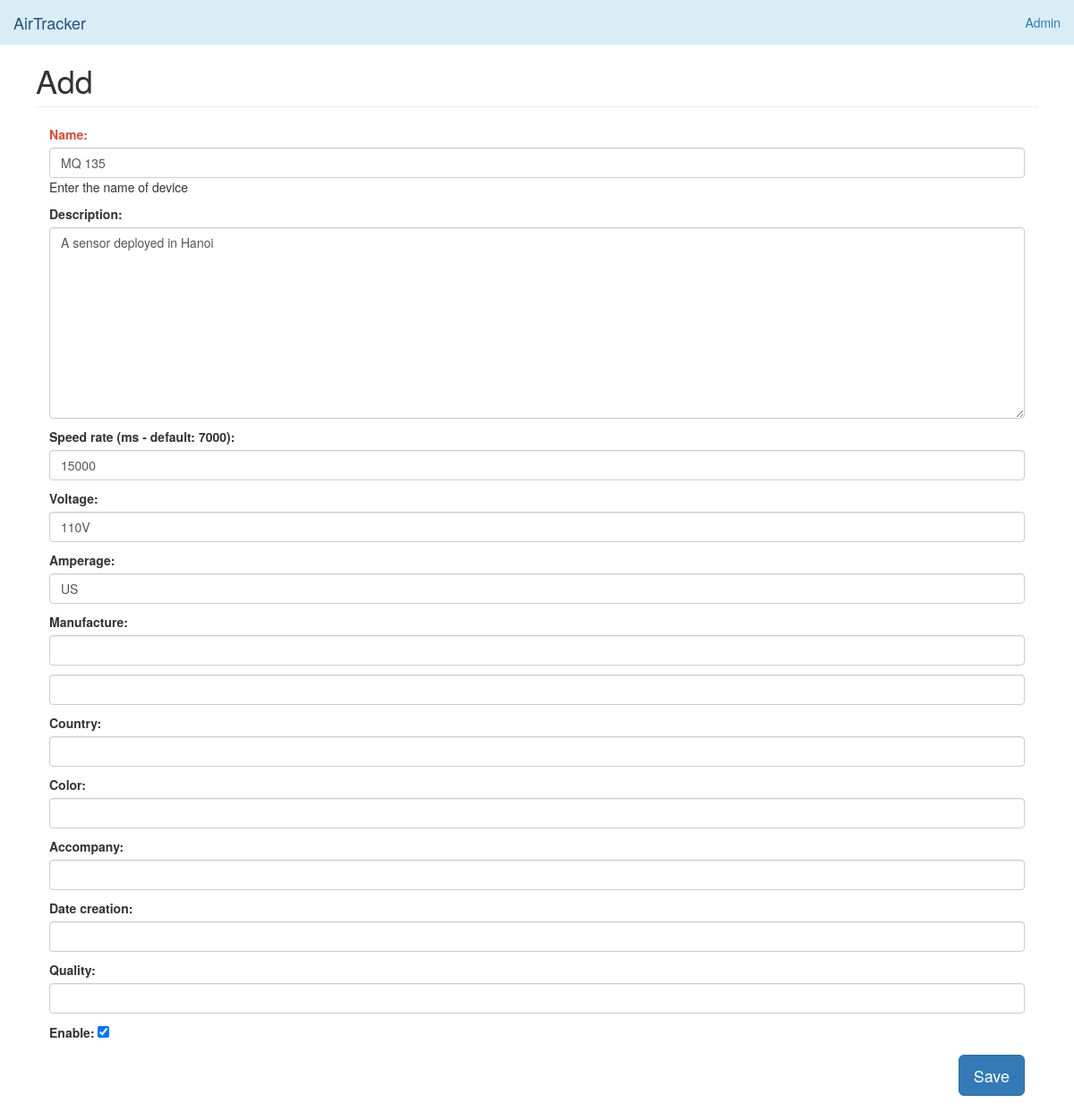
The app's page /en/device/edit/5/ (signed in) with its own data.
### devices/models.py (models this page shows, shortened)
class Device(models.Model):
    name = models.CharField(_('Name'), max_length=60, help_text=_('Enter the name of device'))
    field_1 = models.CharField(_('Speed rate (ms - default: 7000)'), max_length=20, null=True, blank=True)
    field_id_1 = models.CharField(_('Field ID 1'), max_length=30, null=True, blank=True)
    field_2 = models.CharField(_('Voltage'), max_length=20, null=True, blank=True)
    field_id_2 = models.CharField(_('Field ID 2'), max_length=30, null=True, blank=True)
    field_3 = models.CharField(_('Amperage'), max_length=20, null=True, blank=True)
    field_id_3 = models.CharField(_('Field ID 3'), max_length=30, null=True, blank=True)
    field_4 = models.CharField(_('Manufacture'), max_length=20, null=True, blank=True)
    field_id_4 = models.CharField(_('Field ID 4'), max_length=30, null=True, blank=True)
    field_5 = models.CharField(_(''), max_length=20, null=True, blank=True)
    field_id_5 = models.CharField(_('Field ID 5'), max_length=30, null=True, blank=True)
    field_6 = models.CharField(_('Country'), max_length=20, null=True, blank=True)
    field_id_6 = models.CharField(_('Field ID 6'), max_length=30, null=True, blank=True)
    field_7 = models.CharField(_('Color'), max_length=20, null=True, blank=True)
    field_id_7 = models.CharField(_('Field ID 7'), max_length=30, null=True, blank=True)
    field_8 = models.CharField(_('Accompany'), max_length=20, null=True, blank=True)
    field_id_8 = models.CharField(_('Field ID 8'), max_length=30, null=True, blank=True)
    field_9 = models.CharField(_('Date creation'), max_length=20, null=True, blank=True)
    field_id_9 = models.CharField(_('Field ID 9'), max_length=30, null=True, blank=True)
    field_10 = models.CharField(_('Quality'), max_length=20, null=True, blank=True)
    field_id_10 = models.CharField(_('Field ID 10'), max_length=30, null=True, blank=True)
    api_key = models.CharField(_('Api key'), max_length=200)  # api key
    description = models.TextField(_('Description'), blank=True, max_length=255)
    enable = models.BooleanField(_('Enable'), default=True)
    remote_address = models.CharField(_('Ip adress'), max_length=255)
    pub_date = models.DateTimeField(_('Date'), auto_now=True)
    class Meta:
        ordering = ['-pub_date']

### devices/views.py (the view, shortened to what this page needs)
# urls.py: path('device/edit/<str:id>/', devices.device_edit, name='device_edit'),
@login_required(login_url=LOGIN_URL)
def device_edit(request, id):
    val = get_object_or_404(Device, id=id)
    form = DeviceForm(request.POST or None, request.FILES or None, instance=val)
    return render(request, "back/add.html", locals())

### devices/forms.py
class DeviceForm(ModelForm):
    required_css_class = 'required'
    class Meta:
        model = Device
        fields = [
            'name',
            'description',
            'field_1',
            'field_2',
            'field_3',
            'field_4',
            'field_5',
            'field_6',
            'field_7',
            'field_8',
            'field_9',
            'field_10',
            'enable',
        ]
    def __init__(self, *args, **kwargs):
        super(DeviceForm, self).__init__(*args, **kwargs)
        for i in self.fields:
            if i not in ['enable']:
                self.fields[i].widget.attrs['class'] = 'form-control'

### devices/templatetags/custom_tags.py (called while the page is built)
@register.simple_tag
def version():
    try:
        return time.strftime('%m%d%Y/%u', time.gmtime(os.path.getmtime('.git/')))
    except:
        return 0

@register.simple_tag
def website_name():
    return WEBSITE_NAME

### templates/back/add.html (shortened to what this page needs)
{% extends "back/base.html" %}
{% load static %}
{% load custom_tags %}
{% load i18n %}
{% block website_name %}{% trans 'Add' %}{% endblock %}
{% block content %}
<div class="col-xs-12 col-sm-12 placeholder">
    <form action="" method="post"> {% csrf_token %}
        {{ form.as_p }}
        <div class="box-footer">
            <button type="submit" class="btn btn-lg btn-primary pull-right">{% trans 'Save' %}</button>
        </div>
    </form>
</div>
{% endblock %}

### static/back/dashboard/dashboard.css (style rules this page uses)
body { padding-top: 50px; }
.placeholder { margin-bottom: 20px; }

### static/back/dashboard/sticky-footer.css (style rules this page uses)
html { position: relative; min-height: 100%; }
body { margin-bottom: 60px; }

### templates/back/base.html (style rules this page uses)
label.required { color: #dd4b39; }

### records on screen
Device: name "MQ 135", description "A sensor deployed in Hanoi", field_1 "15000", field_2 "110V", field_3 "US", enable "☑"
